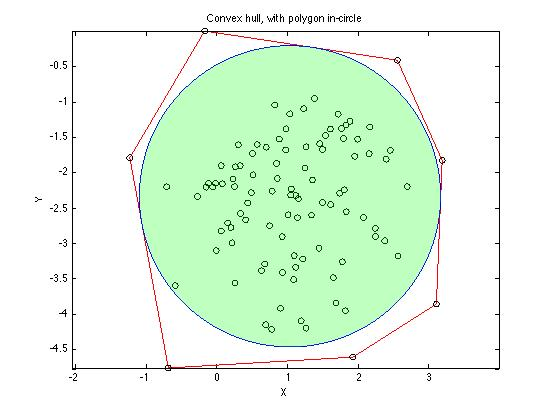
%> input picture MinBoundSuite/MinBoundSuite/incircle.jpg, 552 x 414 px
$ octave --eval "result = improc(rgb2gray(imread('MinBoundSuite/MinBoundSuite/incircle.jpg')));"   (GNU Octave 9; MATLAB toolbox functions it lacks are replaced by stand-ins)
%> lines starting %> are read from the running program, lines starting %| are printed output that depends on the picture; in (x1, y1, x2, y2) boxes, pixels count from 0 and x2, y2 are one past the last pixel; in counts of white or black regions, pixels touching at a corner belong together; the program's own positions count from 1
function [result]=improc(A)
    ed=edge(medfilt2(A,[2 2]),'canny',[0.0025 0.003]); %%
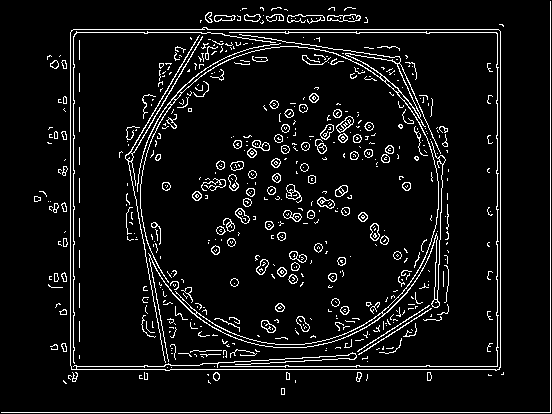
%> ed: size 414x552 logical; 6.8% white in thin lines or dots
    s=size(ed);
%> s = [414 552]
    ed(s(1)-1,:)=0;
    ed(:,s(2)-1)=0;
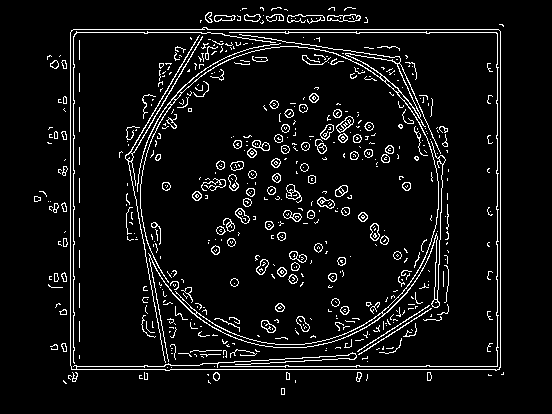
%> ed: size 414x552 logical; 6.4% white in thin lines or dots, all inside (x1, y1, x2, y2) = (34, 7, 504, 395)
    [m,n] = find(ed==1);
%> m = 14647 values from 8 to 395; n = 14647 values from 35 to 504
    x = [m,n];
    covx = cov(x);
%> covx = [12946.3 165.7; 165.7 15209.2]
    COEFF= pcacov(covx);
%> COEFF = [0.0726 0.997; 0.997 -0.0726]
    slope_1 = -COEFF(1)/COEFF(2);
%> slope_1 = -0.0728
    angle_1 = -(atan(slope_1)/pi*180);
%> angle_1 = 4.17
    result = imrotate(ed,angle_1);
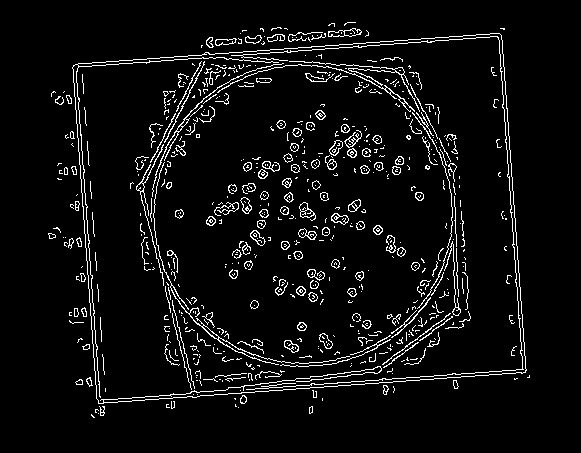
%> result: size 453x581 logical; 5.6% white in thin lines or dots, all inside (x1, y1, x2, y2) = (48, 22, 530, 418)
    total = sum(sum(result));
%> total = 14643
    if total < 200,
        result = re_shape(result,200);
    end

end

$ run again, on MinBoundSuite/MinBoundSuite/insphere.jpg
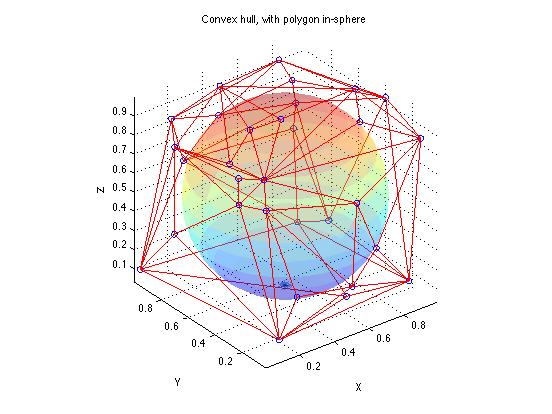
%> input picture MinBoundSuite/MinBoundSuite/insphere.jpg, 552 x 414 px
%> in improc, `ed(:,s(2)-1)=0;`:
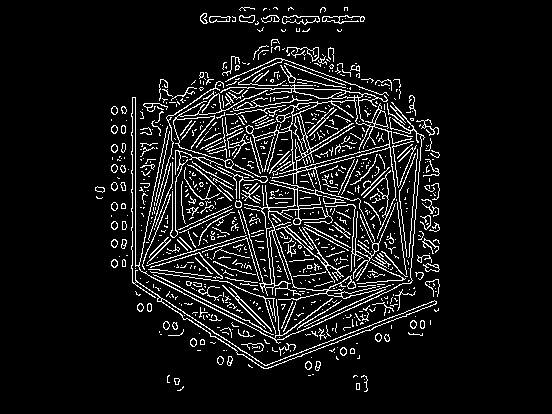
%> ed: size 414x552 logical; 8.5% white in thin lines or dots, all inside (x1, y1, x2, y2) = (95, 7, 440, 392)
%> m = 19525 values from 8 to 392; n = 19525 values from 96 to 440
%> covx = [7282.2 117.2; 117.2 7089.6]
%> COEFF = [0.904 -0.427; 0.427 0.904]
%> slope_1 = -2.12
%> angle_1 = 64.7
%> in improc, `result = imrotate(ed,angle_1);`:
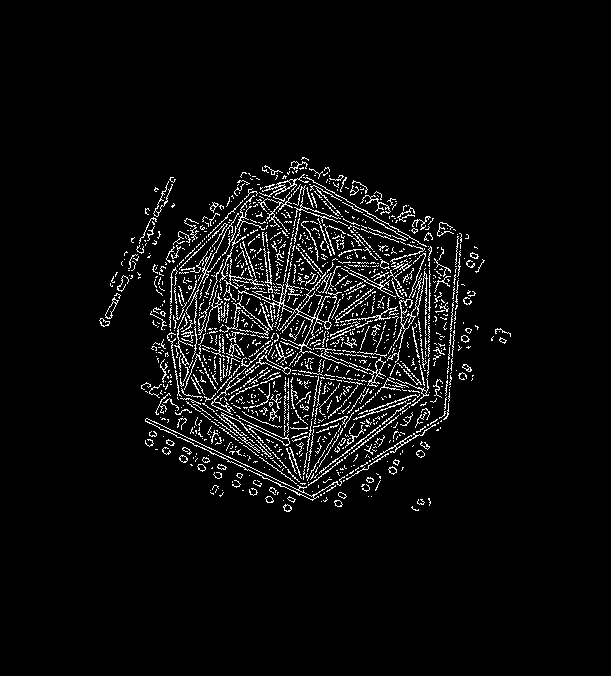
%> result: size 676x611 logical; 4.7% white in thin lines or dots, all inside (x1, y1, x2, y2) = (99, 157, 511, 512)
%> total = 19486

$ run again, on MinBoundSuite/MinBoundSuite/minboundsemicircle.jpg
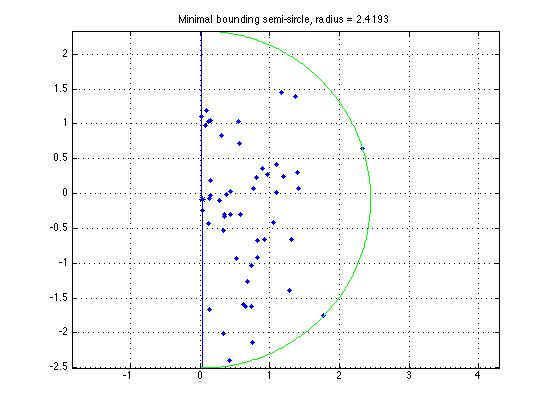
%> input picture MinBoundSuite/MinBoundSuite/minboundsemicircle.jpg, 552 x 414 px
%> in improc, `ed(:,s(2)-1)=0;`:
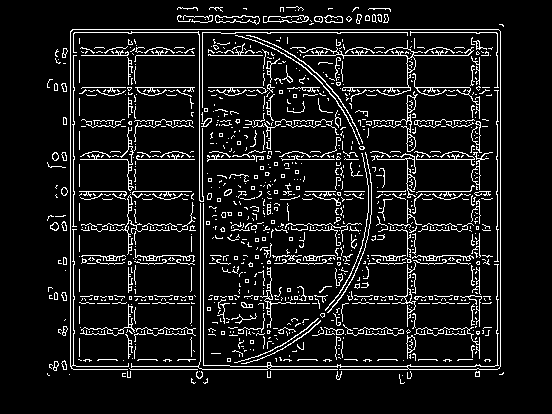
%> ed: size 414x552 logical; 9.4% white in thin lines or dots, all inside (x1, y1, x2, y2) = (47, 6, 504, 384)
%> m = 21430 values from 7 to 384; n = 21430 values from 48 to 504
%> covx = [11365.4 -136.5; -136.5 16452.1]
%> COEFF = [-0.0268 1; 1 0.0268]
%> slope_1 = 0.0268
%> angle_1 = -1.54
%> in improc, `result = imrotate(ed,angle_1);`:
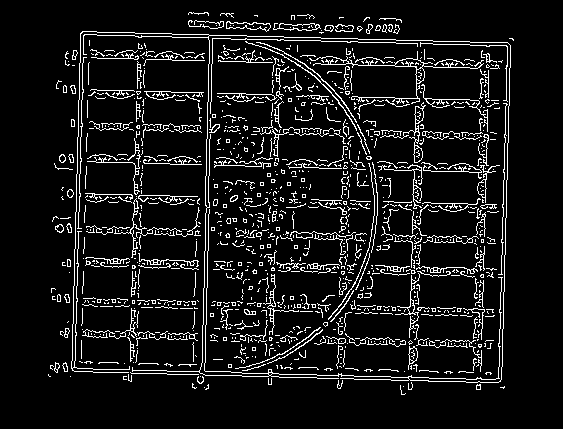
%> result: size 429x563 logical; 8.9% white in thin lines or dots, all inside (x1, y1, x2, y2) = (48, 12, 514, 395)
%> total = 21434

$ run again, on MinBoundSuite/MinBoundSuite/rect.jpg
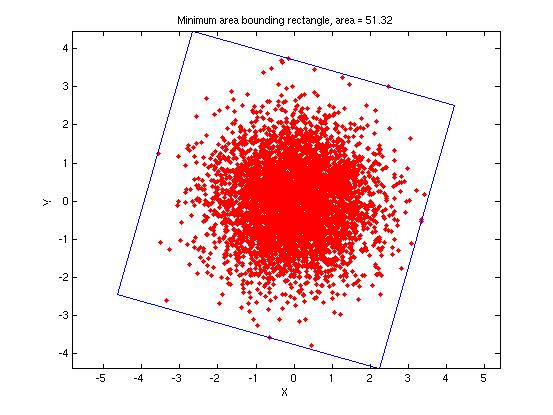
%> input picture MinBoundSuite/MinBoundSuite/rect.jpg, 553 x 415 px
%> in improc, `ed(:,s(2)-1)=0;`:
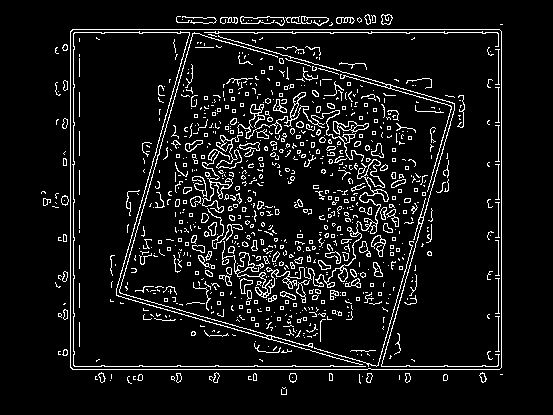
%> ed: size 415x553 logical; 7.9% white in thin lines or dots, all inside (x1, y1, x2, y2) = (41, 14, 503, 395)
%> m = 18228 values from 15 to 395; n = 18228 values from 42 to 503
%> covx = [10304.4 -362; -362 12328.3]
%> COEFF = [-0.171 0.985; 0.985 0.171]
%> slope_1 = 0.173
%> angle_1 = -9.84
%> in improc, `result = imrotate(ed,angle_1);`:
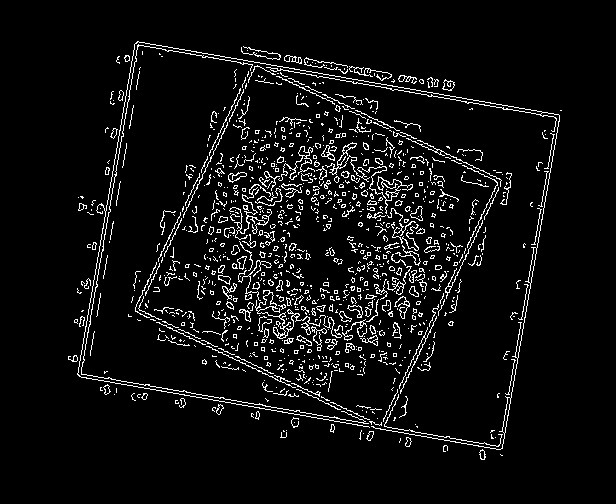
%> result: size 504x616 logical; 5.9% white in thin lines or dots, all inside (x1, y1, x2, y2) = (68, 41, 562, 460)
%> total = 18238
